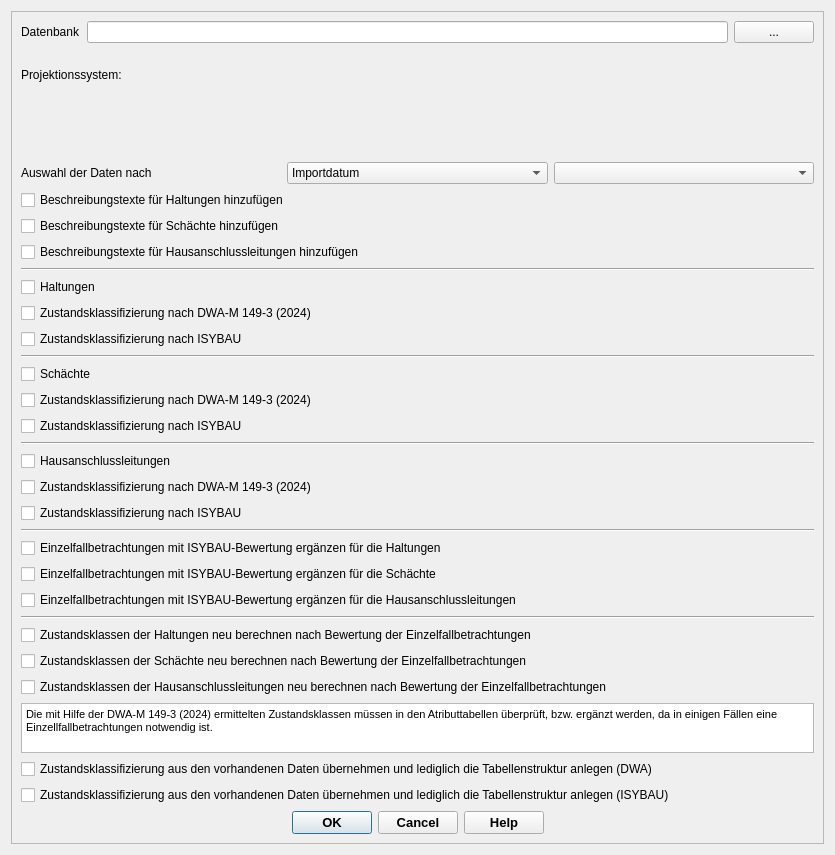
<?xml version="1.0" encoding="UTF-8"?>
<ui version="4.0">
 <class>sanierungsbedarfszahlDialogBase</class>
 <widget class="QDialog" name="sanierungsbedarfszahlDialogBase">
  <property name="geometry">
   <rect>
    <x>0</x>
    <y>0</y>
    <width>835</width>
    <height>855</height>
   </rect>
  </property>
  <property name="windowTitle">
   <string>Zustandsklassen</string>
  </property>
  <property name="windowIcon">
   <iconset>
    <normaloff>../../QKan.png</normaloff>../../QKan.png</iconset>
  </property>
  <layout class="QVBoxLayout" name="verticalLayout_2">
   <item>
    <widget class="QScrollArea" name="scrollArea">
     <property name="widgetResizable">
      <bool>true</bool>
     </property>
     <widget class="QWidget" name="scrollAreaWidgetContents">
      <property name="geometry">
       <rect>
        <x>0</x>
        <y>0</y>
        <width>811</width>
        <height>831</height>
       </rect>
      </property>
      <layout class="QVBoxLayout" name="verticalLayout_3">
       <item>
        <layout class="QHBoxLayout" name="horizontalLayout">
         <item>
          <widget class="QLabel" name="label">
           <property name="text">
            <string>Datenbank</string>
           </property>
          </widget>
         </item>
         <item>
          <widget class="QLineEdit" name="db"/>
         </item>
         <item>
          <widget class="QPushButton" name="pushButton">
           <property name="text">
            <string>...</string>
           </property>
          </widget>
         </item>
        </layout>
       </item>
       <item>
        <layout class="QVBoxLayout" name="verticalLayout">
         <item>
          <widget class="QLabel" name="label_6">
           <property name="font">
            <font>
             <family>Tahoma</family>
             <weight>50</weight>
             <bold>false</bold>
            </font>
           </property>
           <property name="text">
            <string>Projektionssystem:</string>
           </property>
           <property name="alignment">
            <set>Qt::AlignLeading|Qt::AlignLeft|Qt::AlignVCenter</set>
           </property>
          </widget>
         </item>
         <item>
          <widget class="QgsProjectionSelectionWidget" name="epsg"/>
         </item>
        </layout>
       </item>
       <item>
        <layout class="QHBoxLayout" name="horizontalLayout_2">
         <item>
          <widget class="QLabel" name="label_2">
           <property name="text">
            <string>Auswahl der Daten nach</string>
           </property>
          </widget>
         </item>
         <item>
          <widget class="QComboBox" name="comboBox">
           <item>
            <property name="text">
             <string>Importdatum</string>
            </property>
           </item>
           <item>
            <property name="text">
             <string>Befahrungsdatum</string>
            </property>
           </item>
          </widget>
         </item>
         <item>
          <widget class="QComboBox" name="date"/>
         </item>
        </layout>
       </item>
       <item>
        <widget class="QCheckBox" name="checkBox_7">
         <property name="text">
          <string>Beschreibungstexte für Haltungen hinzufügen</string>
         </property>
        </widget>
       </item>
       <item>
        <widget class="QCheckBox" name="checkBox_8">
         <property name="text">
          <string>Beschreibungstexte für Schächte hinzufügen</string>
         </property>
        </widget>
       </item>
       <item>
        <widget class="QCheckBox" name="checkBox_10">
         <property name="text">
          <string>Beschreibungstexte für Hausanschlussleitungen hinzufügen</string>
         </property>
        </widget>
       </item>
       <item>
        <widget class="Line" name="line">
         <property name="orientation">
          <enum>Qt::Horizontal</enum>
         </property>
        </widget>
       </item>
       <item>
        <widget class="QCheckBox" name="checkBox_3">
         <property name="text">
          <string>Haltungen</string>
         </property>
        </widget>
       </item>
       <item>
        <widget class="QCheckBox" name="checkBox">
         <property name="text">
          <string>Zustandsklassifizierung nach DWA-M 149-3 (2024)</string>
         </property>
        </widget>
       </item>
       <item>
        <widget class="QCheckBox" name="checkBox_2">
         <property name="text">
          <string>Zustandsklassifizierung nach ISYBAU</string>
         </property>
        </widget>
       </item>
       <item>
        <widget class="Line" name="line_2">
         <property name="orientation">
          <enum>Qt::Horizontal</enum>
         </property>
        </widget>
       </item>
       <item>
        <widget class="QCheckBox" name="checkBox_5">
         <property name="text">
          <string>Schächte</string>
         </property>
        </widget>
       </item>
       <item>
        <widget class="QCheckBox" name="checkBox_4">
         <property name="text">
          <string>Zustandsklassifizierung nach DWA-M 149-3 (2024)</string>
         </property>
        </widget>
       </item>
       <item>
        <widget class="QCheckBox" name="checkBox_6">
         <property name="text">
          <string>Zustandsklassifizierung nach ISYBAU</string>
         </property>
        </widget>
       </item>
       <item>
        <widget class="Line" name="line_4">
         <property name="orientation">
          <enum>Qt::Horizontal</enum>
         </property>
        </widget>
       </item>
       <item>
        <widget class="QCheckBox" name="checkBox_11">
         <property name="text">
          <string>Hausanschlussleitungen</string>
         </property>
        </widget>
       </item>
       <item>
        <widget class="QCheckBox" name="checkBox_12">
         <property name="text">
          <string>Zustandsklassifizierung nach DWA-M 149-3 (2024)</string>
         </property>
        </widget>
       </item>
       <item>
        <widget class="QCheckBox" name="checkBox_13">
         <property name="text">
          <string>Zustandsklassifizierung nach ISYBAU</string>
         </property>
        </widget>
       </item>
       <item>
        <widget class="Line" name="line_5">
         <property name="orientation">
          <enum>Qt::Horizontal</enum>
         </property>
        </widget>
       </item>
       <item>
        <widget class="QCheckBox" name="checkBox_16">
         <property name="text">
          <string>Einzelfallbetrachtungen mit ISYBAU-Bewertung ergänzen für die Haltungen</string>
         </property>
        </widget>
       </item>
       <item>
        <widget class="QCheckBox" name="checkBox_17">
         <property name="text">
          <string>Einzelfallbetrachtungen mit ISYBAU-Bewertung ergänzen für die Schächte</string>
         </property>
        </widget>
       </item>
       <item>
        <widget class="QCheckBox" name="checkBox_18">
         <property name="text">
          <string>Einzelfallbetrachtungen mit ISYBAU-Bewertung ergänzen für die Hausanschlussleitungen</string>
         </property>
        </widget>
       </item>
       <item>
        <widget class="Line" name="line_3">
         <property name="orientation">
          <enum>Qt::Horizontal</enum>
         </property>
        </widget>
       </item>
       <item>
        <widget class="QCheckBox" name="checkBox_9">
         <property name="text">
          <string>Zustandsklassen der Haltungen neu berechnen nach Bewertung der Einzelfallbetrachtungen</string>
         </property>
        </widget>
       </item>
       <item>
        <widget class="QCheckBox" name="checkBox_14">
         <property name="text">
          <string>Zustandsklassen der Schächte neu berechnen nach Bewertung der Einzelfallbetrachtungen</string>
         </property>
        </widget>
       </item>
       <item>
        <widget class="QCheckBox" name="checkBox_15">
         <property name="text">
          <string>Zustandsklassen der Hausanschlussleitungen neu berechnen nach Bewertung der Einzelfallbetrachtungen</string>
         </property>
        </widget>
       </item>
       <item>
        <widget class="QTextBrowser" name="textBrowser">
         <property name="maximumSize">
          <size>
           <width>16777215</width>
           <height>50</height>
          </size>
         </property>
         <property name="html">
          <string>&lt;!DOCTYPE HTML PUBLIC &quot;-//W3C//DTD HTML 4.0//EN&quot; &quot;http://www.w3.org/TR/REC-html40/strict.dtd&quot;&gt;
&lt;html&gt;&lt;head&gt;&lt;meta name=&quot;qrichtext&quot; content=&quot;1&quot; /&gt;&lt;style type=&quot;text/css&quot;&gt;
p, li { white-space: pre-wrap; }
&lt;/style&gt;&lt;/head&gt;&lt;body style=&quot; font-family:'MS Shell Dlg 2'; font-size:7.8pt; font-weight:400; font-style:normal;&quot;&gt;
&lt;p style=&quot; margin-top:0px; margin-bottom:0px; margin-left:0px; margin-right:0px; -qt-block-indent:0; text-indent:0px;&quot;&gt;&lt;span style=&quot; font-size:8pt;&quot;&gt;Die mit Hilfe der DWA-M 149-3 (2024) ermittelten Zustandsklassen müssen in den Atributtabellen überprüft, bzw. ergänzt werden, da in einigen Fällen eine Einzellfallbetrachtungen notwendig ist.&lt;/span&gt;&lt;/p&gt;&lt;/body&gt;&lt;/html&gt;</string>
         </property>
        </widget>
       </item>
       <item>
        <widget class="QCheckBox" name="checkBox_19">
         <property name="text">
          <string>Zustandsklassifizierung aus den vorhandenen Daten übernehmen und lediglich die Tabellenstruktur anlegen (DWA)</string>
         </property>
        </widget>
       </item>
       <item>
        <widget class="QCheckBox" name="checkBox_20">
         <property name="text">
          <string>Zustandsklassifizierung aus den vorhandenen Daten übernehmen und lediglich die Tabellenstruktur anlegen (ISYBAU)</string>
         </property>
        </widget>
       </item>
       <item>
        <widget class="QDialogButtonBox" name="button_box">
         <property name="font">
          <font>
           <family>Tahoma</family>
           <pointsize>10</pointsize>
           <weight>75</weight>
           <bold>true</bold>
          </font>
         </property>
         <property name="orientation">
          <enum>Qt::Horizontal</enum>
         </property>
         <property name="standardButtons">
          <set>QDialogButtonBox::Cancel|QDialogButtonBox::Help|QDialogButtonBox::Ok</set>
         </property>
         <property name="centerButtons">
          <bool>true</bool>
         </property>
        </widget>
       </item>
      </layout>
     </widget>
    </widget>
   </item>
  </layout>
 </widget>
 <customwidgets>
  <customwidget>
   <class>QgsProjectionSelectionWidget</class>
   <extends>QWidget</extends>
   <header>qgsprojectionselectionwidget.h</header>
  </customwidget>
 </customwidgets>
 <resources/>
 <connections>
  <connection>
   <sender>button_box</sender>
   <signal>accepted()</signal>
   <receiver>sanierungsbedarfszahlDialogBase</receiver>
   <slot>accept()</slot>
   <hints>
    <hint type="sourcelabel">
     <x>20</x>
     <y>20</y>
    </hint>
    <hint type="destinationlabel">
     <x>20</x>
     <y>20</y>
    </hint>
   </hints>
  </connection>
  <connection>
   <sender>button_box</sender>
   <signal>rejected()</signal>
   <receiver>sanierungsbedarfszahlDialogBase</receiver>
   <slot>reject()</slot>
   <hints>
    <hint type="sourcelabel">
     <x>20</x>
     <y>20</y>
    </hint>
    <hint type="destinationlabel">
     <x>20</x>
     <y>20</y>
    </hint>
   </hints>
  </connection>
 </connections>
</ui>
